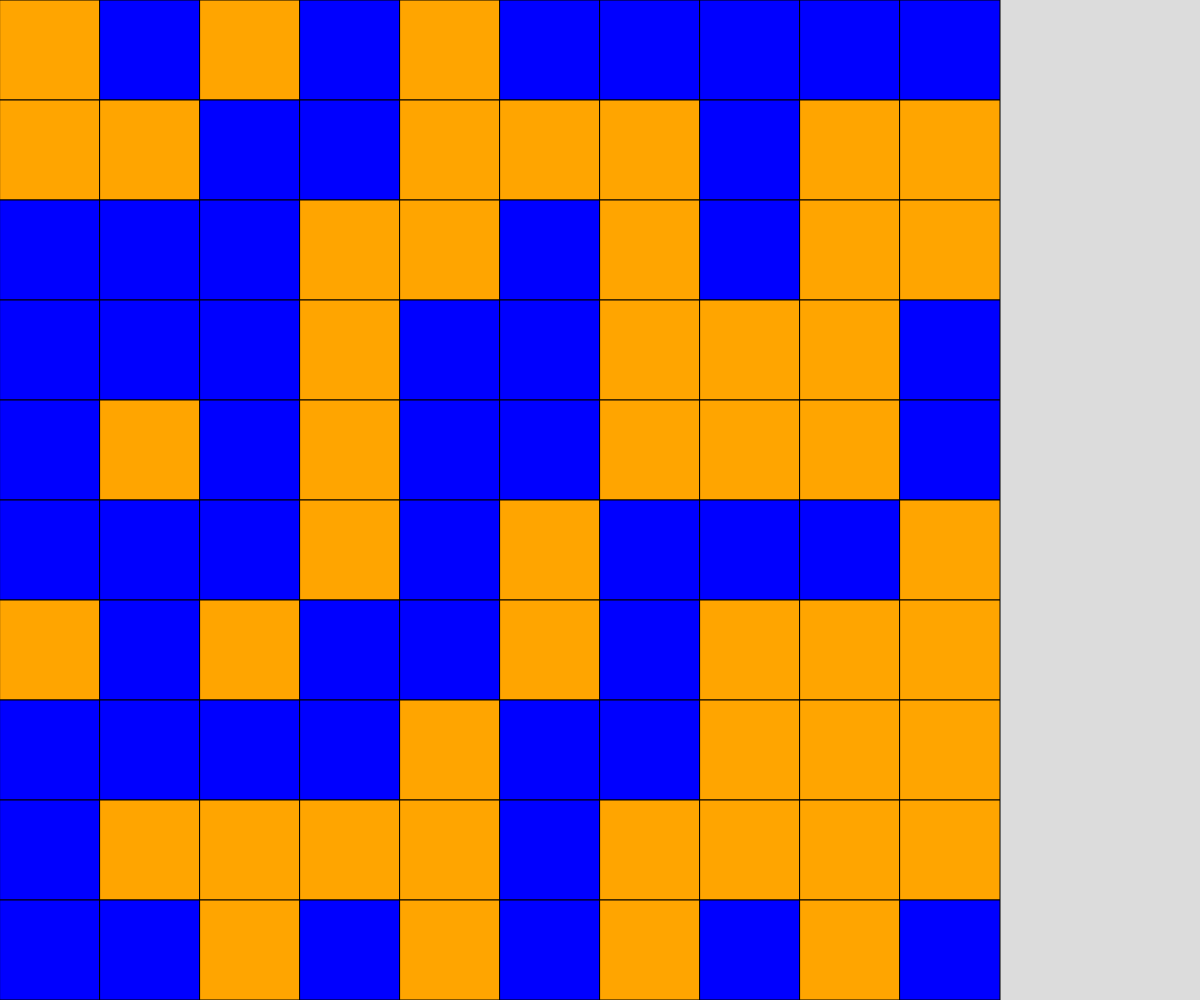
Frame 1 (no input)
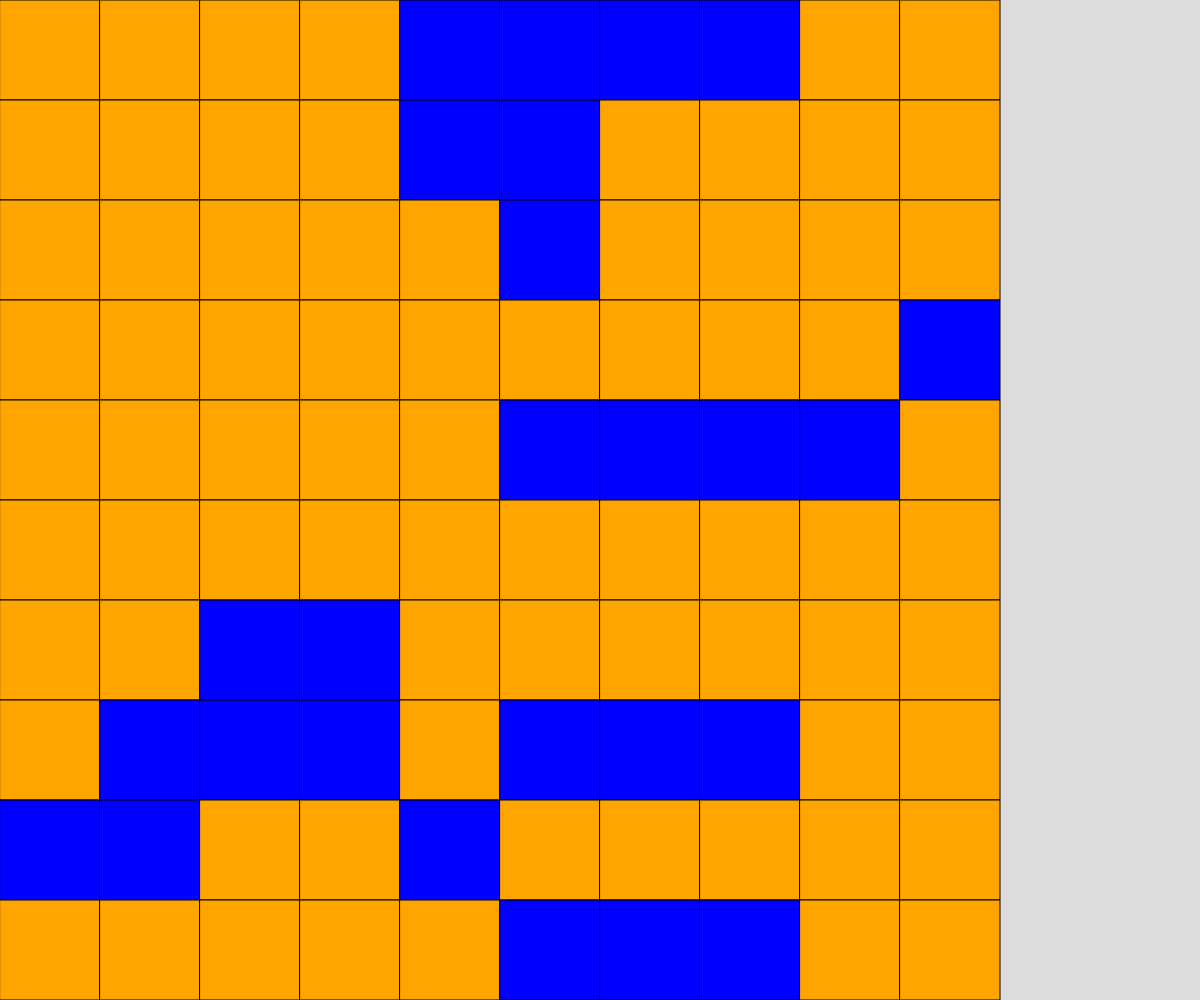
Frame 60 (no input)
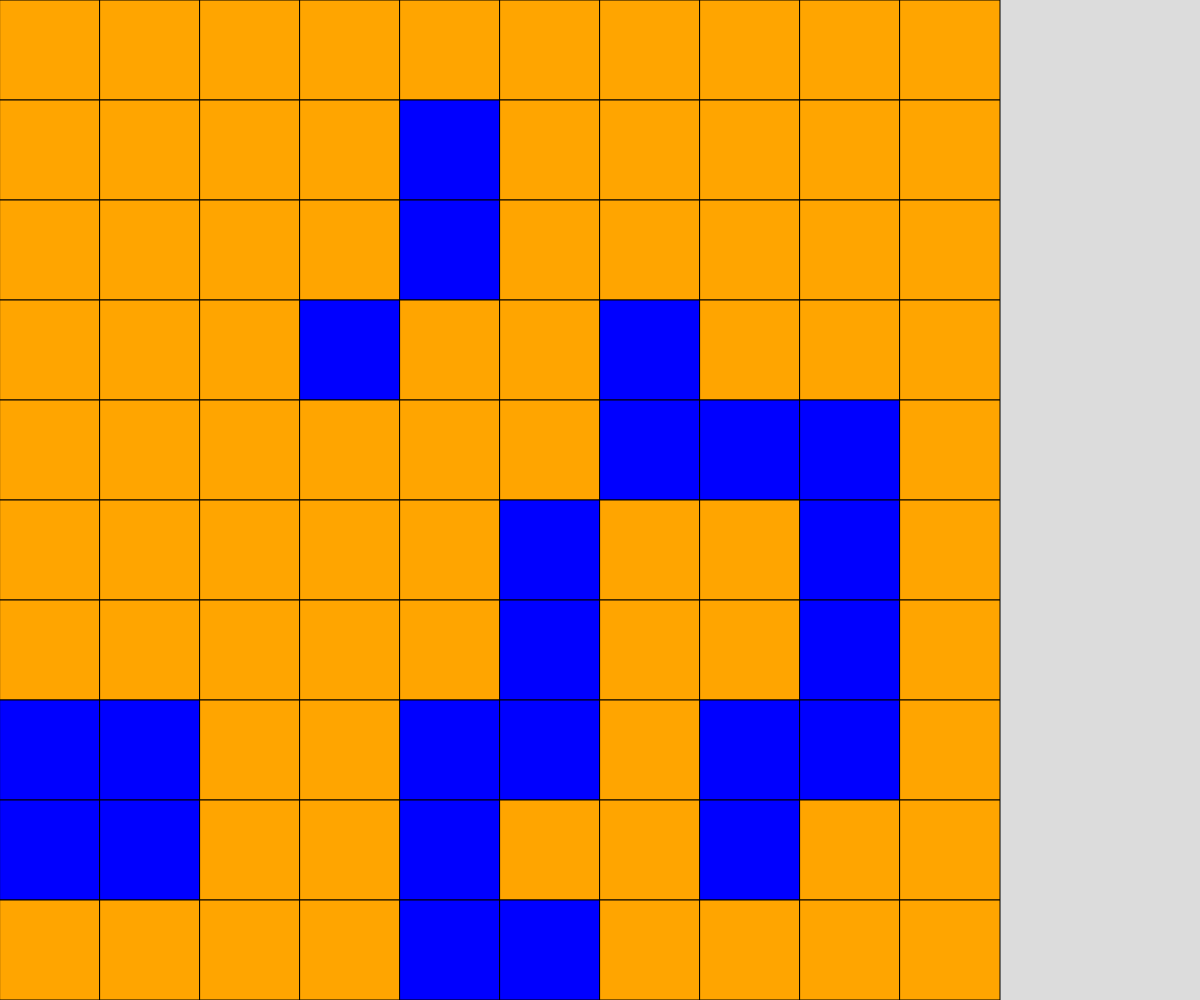
Frame 120 (the mouse pressed at the canvas centre since frame 60)

The p5.js sketch that drew these frames (run headless with seeded random() and noise() and a simulated clock; from frame 60 on, the mouse is pressed at the canvas centre):

// p5.js sketch
// ── sketch.js
// Color game
// march 21, 2023

const  ROWS = 10;
const COLS = 10;
let grid;
let cellSize;
let autoUpdate = true;

function setup() {
  createCanvas(windowWidth, windowHeight);
  grid = createRandom2darray(ROWS,COLS);

  if (width < height){
    cellSize = width/ROWS;
  }
  else{
    cellSize = height/COLS;
  }
}

function draw() {
  background(220);
  displayGrid(grid);
  if (autoUpdate && frameCount % 10 === 0){
    grid= updateGrid();
  }
}

function keyTyped(){
  if(key === "r"){
    grid = createRandom2darray(ROWS, COLS);
  }
  else if (key === "e"){
    grid = createEmpty2dArray(ROWS, COLS);
  }
  else if (key === " "){
    grid = updateGrid();
  }
  else if (key === "a"){
    autoUpdate = !autoUpdate;
  }
}


function mousePressed() {
  let x = Math.floor(mouseX/cellSize);
  let y = Math.floor(mouseY/cellSize);

  toggleCell(x,y);

} 

function updateGrid(){
  let nextTurn = createEmpty2dArray(ROWS,COLS);
  for (let y= 0; y < ROWS; y++){
    for (let x =0; x< COLS; x++){
      //count the neighboors
      let neighbours = 0;

      for(let i = -1; i<= 1; i++){
        for (let j = -1; j <=1; j++){
          //detect edge cases
          if (y+i >= 0 && y+i < ROWS && x+j >=0 && x+j < COLS){
            neighbours += grid[y+i][x+j];
          }
        }
      }

      // be careful about counting self...
      neighbours -= grid[y][x];

      // apply rules
      if (grid[y][x] === 1){
        if (neighbours === 3 || neighbours ===2){
          nextTurn[y][x] = 1;
        }
        else {
          nextTurn[y][x] = 0;
        }
      }
      
      if (grid[y][x] ===0){
        if(neighbours === 3){
          nextTurn[y][x] = 1;
        }
        else {
          nextTurn[y][x] = 0;
        }
      }

    }
  }

  return nextTurn;
}


function toggleCell(x,y){
  // sanity check
  if (x >= 0 && x < COLS && y >=0 && y < ROWS){
    if (grid[y][x] === 0){
      grid[y][x] = 1;
    }
    else if (grid[y][x] === 1){
      grid[y][x] = 0;
    }
  }

}

function createRandom2darray(ROWS, COLS){
  let newGrid = [];
  for (let y =0; y< ROWS; y++){
    newGrid.push([]);
    for(let x = 0; x< COLS; x++){
      if (random(100) < 50){
        newGrid[y].push(1);
      }
      else{
        newGrid[y].push(0);
      }
    }
  }
  return newGrid;
}


function displayGrid(grid){
  for (let y = 0; y < ROWS; y++){
    for (let x = 0; x < COLS; x++){
      if (grid[y][x] === 0) {
        fill("orange");
      }
      if (grid[y][x] === 1) {
        fill("blue");
      }
      rect(x*cellSize, y* cellSize, cellSize, cellSize);
    }
  }
}


function createEmpty2dArray(){
  let newGrid = [];

  for(let y = 0; y < ROWS; y++){
    newGrid.push([]);
    for (let x = 0; x < COLS; x++){
      newGrid[y].push(0);

    }

  }
  return newGrid;
}
